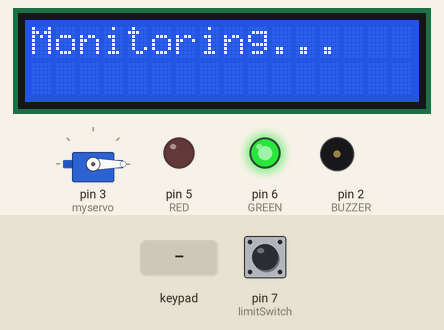
This sketch was run on a simulated Arduino Mega 2560, built with avr-gcc and run on an emulated ATmega2560. On the bench: servo, 16×2 character LCD, output pins drawn as LEDs (lit = HIGH), buzzer (waves = sounding). The inputs (shaded band) are chosen by the test bench; at power-on: pin 7 (limitSwitch) HIGH.

Above: at 1.2 s.
1.3 s: keypad keys 1 3 9 7 2 2 2 * pressed 0.4 s apart
At 6.4 s:
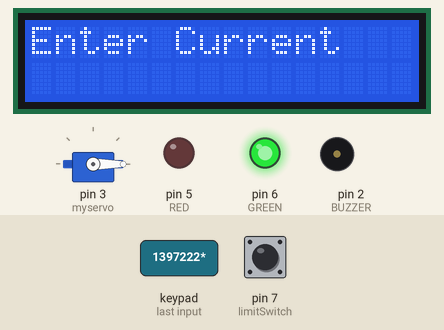
7.2 s: key '1' pressed
At 8.4 s:
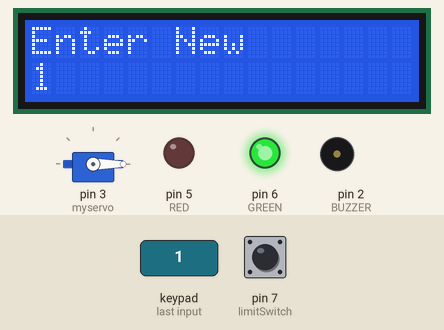
8.7 s: keypad keys 1 2 3 4 5 6 7 # pressed 0.4 s apart
At 12.8 s:
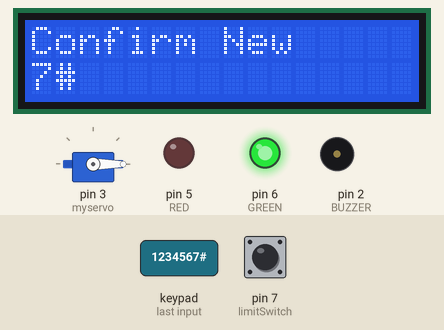
13.4 s: key '*' pressed
At 14.4 s:
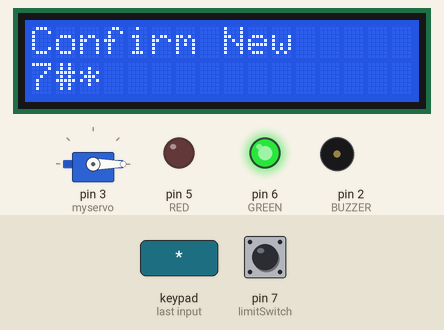
14.9 s: keypad keys 1 2 3 4 5 6 7 * pressed 0.4 s apart
At 19.0 s:
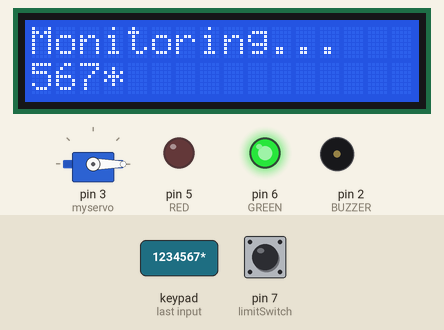
19.6 s: key '#' pressed
At 20.5 s:
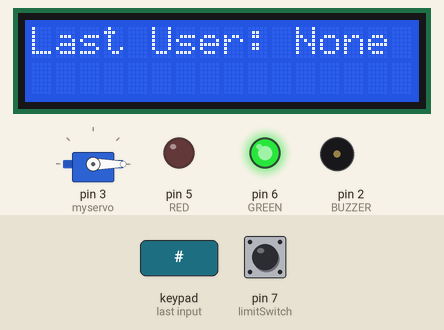
Timing chart, 0 to 22.6 s (numbered marks = the images above; inputs shaded):
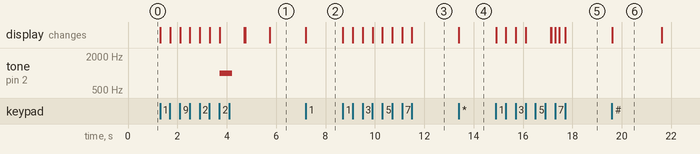

The sketch:

SeniorProjectCode_1_1.ino
```cpp
// Limit Switch
#define LIMIT_SWITCH_PIN 0

// Keypad
#include <Keypad.h>
const byte ROWS = 4;
const byte COLS = 3;
char hexaKeys[ROWS][COLS] = {
  {'1', '2', '3'},
  {'4', '5', '6'},
  {'7', '8', '9'},
  {'*', '0', '#'}
};
byte rowPins[ROWS] = {45, 47, 49, 51};
byte colPins[COLS] = {39, 41, 43};
Keypad customKeypad = Keypad(makeKeymap(hexaKeys), rowPins, colPins, ROWS, COLS);

// LCD
#include <LiquidCrystal.h>
const int rs = 13, en = 12, d4 = 11, d5 = 10, d6 = 9, d7 = 8;
LiquidCrystal lcd(rs, en, d4, d5, d6, d7);

// LED Red and Green
#define GREEN 6
#define RED 5

// Servo
#include <Servo.h>
Servo myservo;  // create servo object to control a servo

// Limit Switch
int limitSwitch = 7;

// Buzzer
#define BUZZER 2

// Passcode
#define Password_Length 8
char Data[Password_Length];
char Master[Password_Length] = "1234567";
char Last_Passcode[Password_Length] = "";  // Store last used passcode
char User1[Password_Length] = "7654321";  // Additional user passcode
char User2[Password_Length] = "1122334";  // Additional user passcode
byte data_count = 0;
bool Pass_is_good;
char customKey;
bool Status = 1;
char lastUser = ' '; // Track who used the pinpad last

// Change passcode
bool changePasscodeMode = false;
char tempPasscode1[Password_Length];
char tempPasscode2[Password_Length];
byte temp_count = 0;

unsigned long previousMillis = 0;
const long interval = 120000; // 2 minutes in milliseconds

void setup() {
  // Setup code
  pinMode(GREEN, OUTPUT);
  pinMode(RED, OUTPUT);
  digitalWrite(RED, LOW);
  digitalWrite(GREEN, HIGH);
  pinMode(BUZZER, OUTPUT);
  noTone(BUZZER);
  myservo.attach(3);
  myservo.write(0);

  Serial.begin(9600);
  pinMode(LIMIT_SWITCH_PIN, INPUT);
  lcd.begin(16, 2);
  lcd.print("Monitoring...");
  pinMode(limitSwitch, INPUT_PULLUP);
}

void loop() {
  // Main code
  unsigned long currentMillis = millis();

  // Check if limit switch is open
  if (digitalRead(limitSwitch) == 1) { // Assuming 1 means open
    if (currentMillis - previousMillis >= interval) {
      previousMillis = currentMillis;

      while (digitalRead(limitSwitch) == 1) { // Alarm logic
        lcd.setCursor(0, 0); // Set cursor to top-left before printing
        lcd.print("Alert!");
        tone(BUZZER, 1000);
        digitalWrite(RED, HIGH);
        digitalWrite(GREEN, LOW);
        delay(200); // Brief delay for user to see the alert
        lcd.clear(); // Clear the alert message
        noTone(BUZZER);
        digitalWrite(RED, LOW);
        delay(200);
      }
    }
  } else {
    previousMillis = currentMillis; // Reset the timer if limit switch is closed
    noTone(BUZZER);
    digitalWrite(RED, LOW);
    digitalWrite(GREEN, HIGH);
    lcd.setCursor(0, 0); // Set cursor to top-left before printing
    lcd.print("Monitoring..."); // Reprint monitoring message
  }

  customKey = customKeypad.getKey();
  if (customKey) {
    if (changePasscodeMode) {
      handleChangePasscode(customKey);
    } else {
      handleRegularMode(customKey);
    }
  }

  if (data_count == Password_Length - 1) {
    lcd.clear();
    if (!strcmp(Data, Master)) {
      handleCorrectPasscode('M');
    } else if (!strcmp(Data, User1)) {
      handleCorrectPasscode('U');
    } else if (!strcmp(Data, User2)) {
      handleCorrectPasscode('V');
    } else {
      handleIncorrectPasscode();
    }
    clearData();
  }
}

void handleRegularMode(char key) {
  if (key == '*') {
    if (data_count == 0) {
      changePasscodeMode = true;
      lcd.clear();
      lcd.print("Change Passcode");
      delay(1000);
      lcd.clear();
      lcd.print("Enter Current");

    } else {
      Data[data_count] = key;
      lcd.setCursor(data_count, 1);
      lcd.print(Data[data_count]);
      data_count++;
    }
  } else if (key == '#') {
    displayLastUser();
  } else {
    Data[data_count] = key;
    lcd.setCursor(data_count, 1);
    lcd.print(Data[data_count]);
    data_count++;
  }
}

void handleChangePasscode(char key) {
  if (temp_count == 0) {
    lcd.clear();
    lcd.print("Enter New");
    lcd.setCursor(0, 1);
  }
  tempPasscode1[temp_count] = key;
  lcd.print(tempPasscode1[temp_count]);
  temp_count++;

  if (temp_count == Password_Length - 1) {
    lcd.clear();
    lcd.print("Confirm New");
    lcd.setCursor(0, 1);
    temp_count = 0;
    while (temp_count < Password_Length - 1) {
      customKey = customKeypad.getKey();
      if (customKey) {
        tempPasscode2[temp_count] = customKey;
        lcd.print(tempPasscode2[temp_count]);
        temp_count++;
      }
    }

    if (!strcmp(tempPasscode1, tempPasscode2)) {
      strcpy(User1, tempPasscode1);
      lcd.clear();
      lcd.print("Passcode Updated");
      delay(1000);
      lcd.clear();
      lcd.print("Monitoring...");
    } else {
      lcd.clear();
      lcd.print("Mismatch");
      delay(1000);
      lcd.clear();
      lcd.print("Monitoring...");
    }

    clearTempData();
    changePasscodeMode = false;
  }
}

void handleCorrectPasscode(char user) {
  lcd.print("Correct");
  storeLastPasscode(Data);
  lastUser = user;
  delay(5000);
  if (Status == 1) {
    myservo.write(90);
    Status = 0;
  } else if (Status == 0) {
    myservo.write(0);
    Status = 1;
  }
}

void handleIncorrectPasscode() {
  lcd.print("Incorrect");
  tone(BUZZER, 1000);
  delay(500);
  noTone(BUZZER);
  delay(500);
  lcd.clear();
  lcd.print("Monitoring");
}

void storeLastPasscode(char *passcode) {
  strcpy(Last_Passcode, passcode);
}

void clearData() {
  while (data_count != 0) {
    Data[data_count--] = 0;
  }
}

void clearTempData() {
  for (int i = 0; i < Password_Length; i++) {
    tempPasscode1[i] = 0;
    tempPasscode2[i] = 0;
  }
  temp_count = 0;
}

void displayLastUser() {
  lcd.clear();
  lcd.print("Last User: ");
  if (lastUser == 'M') {
    lcd.print("Master");
  } else if (lastUser == 'U') {
    lcd.print("User1");
  } else if (lastUser == 'V') {
    lcd.print("User2");
  } else {
    lcd.print("None");
  }
  delay(2000);
  lcd.clear();
  lcd.print("Monitoring...");
}
```

Measured:
- after the input at 1.3 s, tone on pin 2 (BUZZER): silent → 1000 Hz after 2.4 s, → silent 0.50 s later; the display: first changes at once (image 1 shows a later state)
- after the input at 7.2 s, the display: changes at once (image 2)
- after the input at 8.7 s, the display: first changes at once (image 3 shows a later state)
- after the input at 13.4 s, the display: changes at once (image 4)
- after the input at 14.9 s, the display: first changes at once (image 5 shows a later state)
- after the input at 19.6 s, the display: changes at once (image 6)
- what the display in image 6 shows lasts 2.0 s, from 19.6 s to 21.6 s
